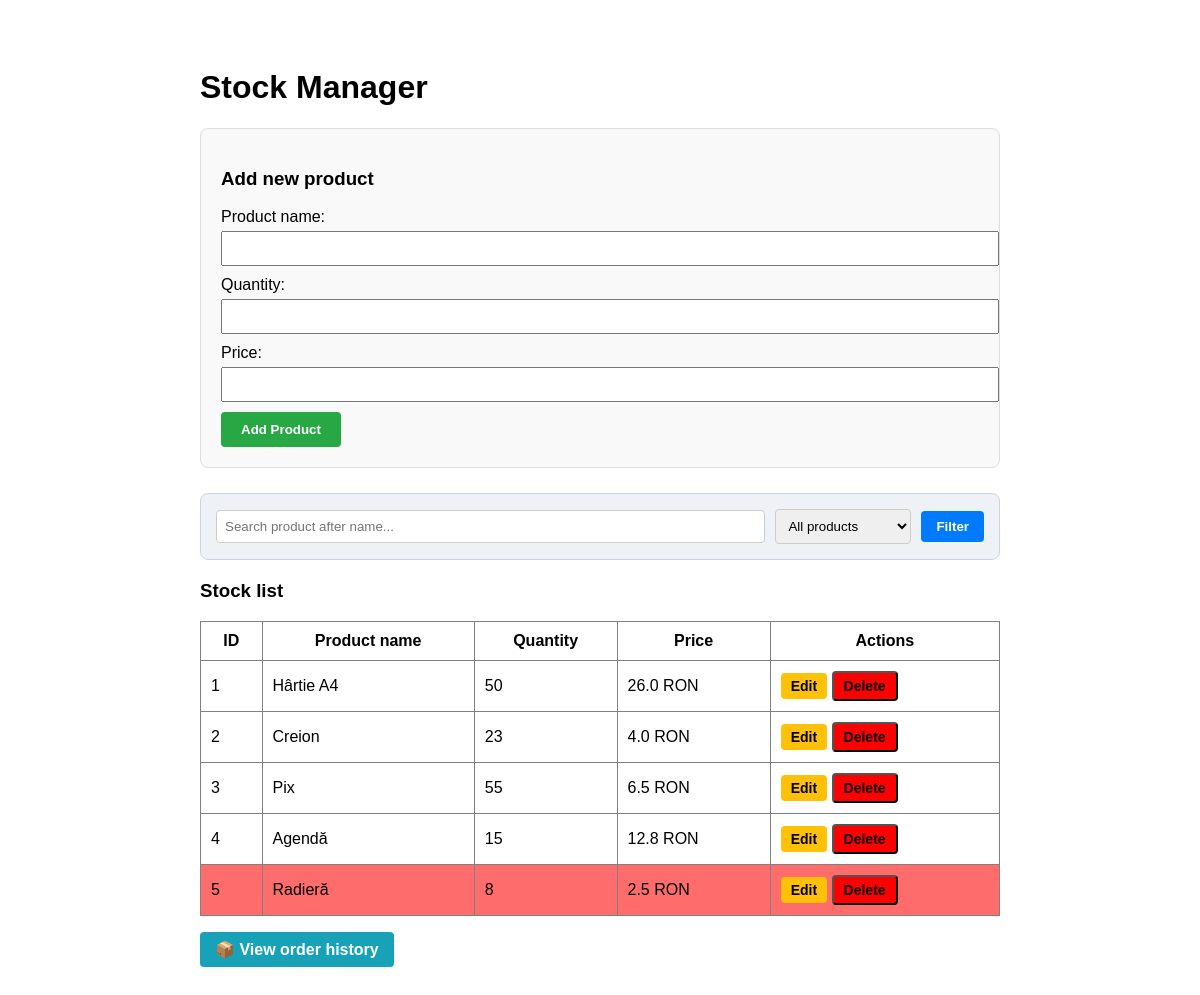
The app's page /, older data.
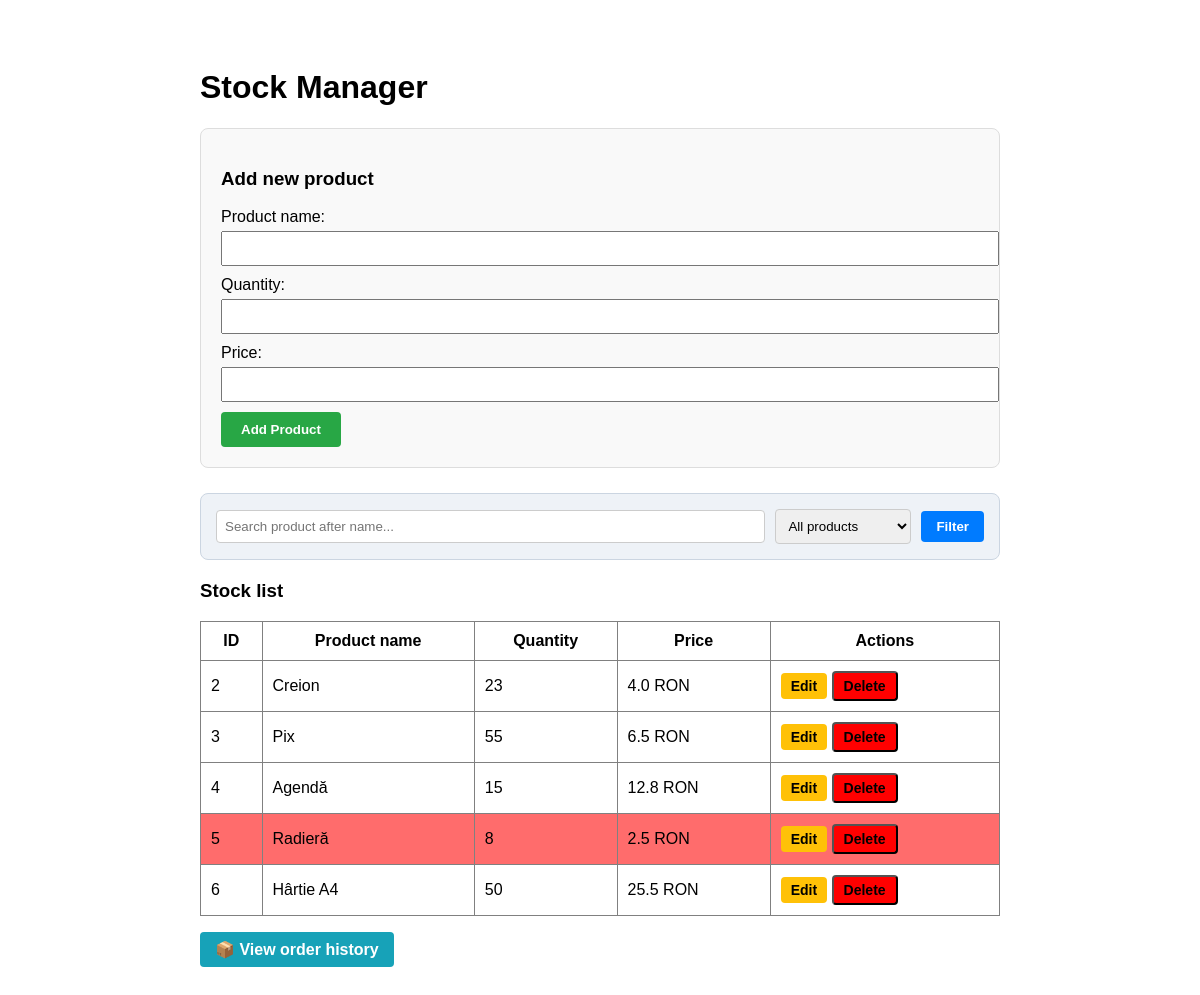
The same page, newer data.
### tables this page shows
CREATE TABLE products (
            id INTEGER PRIMARY KEY AUTOINCREMENT,
            name TEXT NOT NULL,
            quantity INTEGER NOT NULL,
            price REAL NOT NULL
        );

### app.py (the view, shortened to what this page needs)
@app.route('/') # accesarea paginii principale a aplicației web
def index():
    raw_search = request.args.get('search', '')  # Preluăm textul căutat
    filter_status = request.args.get('filter', 'all')  # Preluăm filtrul de stoc
    search_query = normalize_text(raw_search)
    conn = get_db_connection()
    query = 'SELECT * FROM products WHERE 1=1'
    params = []
    if filter_status == 'low':
        query += ' AND quantity <= 10'  # Pragul unitar pentru stoc critic (<= 5)
    elif filter_status == 'out':
        query += ' AND quantity = 0'   # Stoc epuizat
    products = conn.execute(query, params).fetchall()
    conn.close()
    return render_template('index.html', products=products, product_to_edit=None, search=search_query, filter_status=filter_status)

### app.py (called while the page is built)
def get_db_connection():
    conn = sqlite3.connect('stock.db') # deschide conexiunea la baza de date
    conn.row_factory = sqlite3.Row # permite accesarea coloanelor din baza de date ca și cum ar fi atribute ale unui obiect
    return conn # returnează obiectul de conexiune creat

def normalize_text(text):
    if not text:
        return ""
    nfkd_form = unicodedata.normalize('NFKD', text)
    only_ascii = "".join([c for c in nfkd_form if not unicodedata.combining(c)])
    return only_ascii.lower()

@app.context_processor
def inject_low_stock_count():
    try:
        conn = get_db_connection()
        count = conn.execute('SELECT COUNT(*) FROM products WHERE quantity <= 5').fetchone()[0]
        conn.close()
    except:
        count = 0
    return dict(low_stock_count=count)

### templates/index.html (shortened to what this page needs)
<!DOCTYPE html>
<html lang="ro">
<head>
    <link rel="stylesheet" href="{{ url_for('static', filename='style.css') }}">
</head>
<body>
    <div class="container" style="padding: 40px; font-family: sans-serif; max-width: 800px; margin: auto;">
        <h1>Stock Manager</h1>
        <div class="card-add">
            <h3>{% if product_to_edit %}Edit product (ID: {{ product_to_edit.id }}){% else %}Add new product{% endif %}</h3>
            <form action="{% if product_to_edit %}/update/{{ product_to_edit.id }}{% else %}/add{% endif %}" method="POST">
                <div style="margin-bottom: 10px;">
                    <label>Product name:</label><br>
                    <input type="text" name="name" value="{{ product_to_edit.name if product_to_edit else '' }}" required style="width: 100%; padding: 8px; margin-top: 5px;">
                </div>
                <div style="margin-bottom: 10px;">
                    <label>Quantity:</label><br>
                    <input type="number" name="quantity" value="{{ product_to_edit.quantity if product_to_edit else '' }}" required style="width: 100%; padding: 8px; margin-top: 5px;">
                </div>
                <div style="margin-bottom: 10px;">
                    <label>Price:</label><br>
                    <input type="number" step="0.01" name="price" value="{{ product_to_edit.price if product_to_edit else '' }}" required style="width: 100%; padding: 8px; margin-top: 5px;">
                </div>
                <button type="submit" class="btn-form {% if product_to_edit %}btn-edit{% else %}btn-add{% endif %}">
                    {% if product_to_edit %}Save Changes{% else %}Add Product{% endif %}
                </button>
            </form>
        </div>
        <div style="background: #eef2f7; padding: 15px; margin-bottom: 20px; border-radius: 8px; border: 1px solid #cbd5e1;">
            <form method="GET" action="/search" style="display: flex; gap: 10px; align-items: center; flex-wrap: wrap;">
                <input type="text" name="search" value="{{ search }}" placeholder="Search product after name..." style="flex: 1; padding: 8px; border: 1px solid #ccc; border-radius: 4px; min-width: 200px;">
                <select name="filter" style="padding: 8px; border: 1px solid #ccc; border-radius: 4px;">
                    <option value="all" {% if filter_status == 'all' %}selected{% endif %}>All products</option>
                </select>
                <button type="submit" style="background: #007bff; color: white; border: none; padding: 8px 15px; border-radius: 4px; cursor: pointer; font-weight: bold;">Filter</button>
            </form>
        </div>
        <h3>Stock list</h3>
        <table border="1" cellpadding="10" cellspacing="0" style="width: 100%; border-collapse: collapse;">
            <tr>
                <th>ID</th>
                <th>Product name</th>
                <th>Quantity</th>
                <th>Price</th>
                <th>Actions</th>
            </tr>
            {% for product in products %}
            <tr bgcolor="{% if product.quantity <= 10 %}#ff6c6c{% else %}transparent{% endif %}">
                <td>{{ product.id }}</td>
                <td>{{ product.name }}</td>
                <td>{{ product.quantity }}</td>
                <td>{{ product.price }} RON</td>
                <td>
                    <a href="/edit/{{ product.id }}" style="background: #ffc107; color: black; padding: 5px 10px; text-decoration: none; border-radius: 4px; font-size: 14px; font-weight: bold;">Edit</a>
                    <form action="/delete/{{ product.id }}" method="POST" style="display: inline;">
                        <button type="submit" class="btn-delete" onclick="return confirm('Are you sure you want to delete this product?');">Delete</button>
                    </form>
                </td>
            </tr>
            {% endfor %}
        </table>
        <p><a href="/orders" style="text-decoration: none; background: #17a2b8; color: white; padding: 8px 15px; border-radius: 4px; font-weight: bold; display: inline-block; margin-bottom: 20px;">📦 View order history</a></p>
    </div>
</body>
</html>

### static/style.css (style rules this page uses)
.card-add { background: #f9f9f9; border: 1px solid #ddd; padding: 20px; margin-bottom: 25px; border-radius: 8px; }
.btn-form { padding: 10px 20px; border: none; border-radius: 4px; cursor: pointer; font-weight: bold; }
.btn-add { background: #28a745; color: white; }
.btn-delete { background: #ff0000; color: black; padding: 5px 10px; text-decoration: none; border-radius: 4px; font-size: 14px; font-weight: bold; }

Row changes from the older to the newer data that the page shows:
removed products: id "1", name "Hârtie A4", quantity "50", price "26.0"
added products: id "6", name "Hârtie A4", quantity "50", price "25.5"
